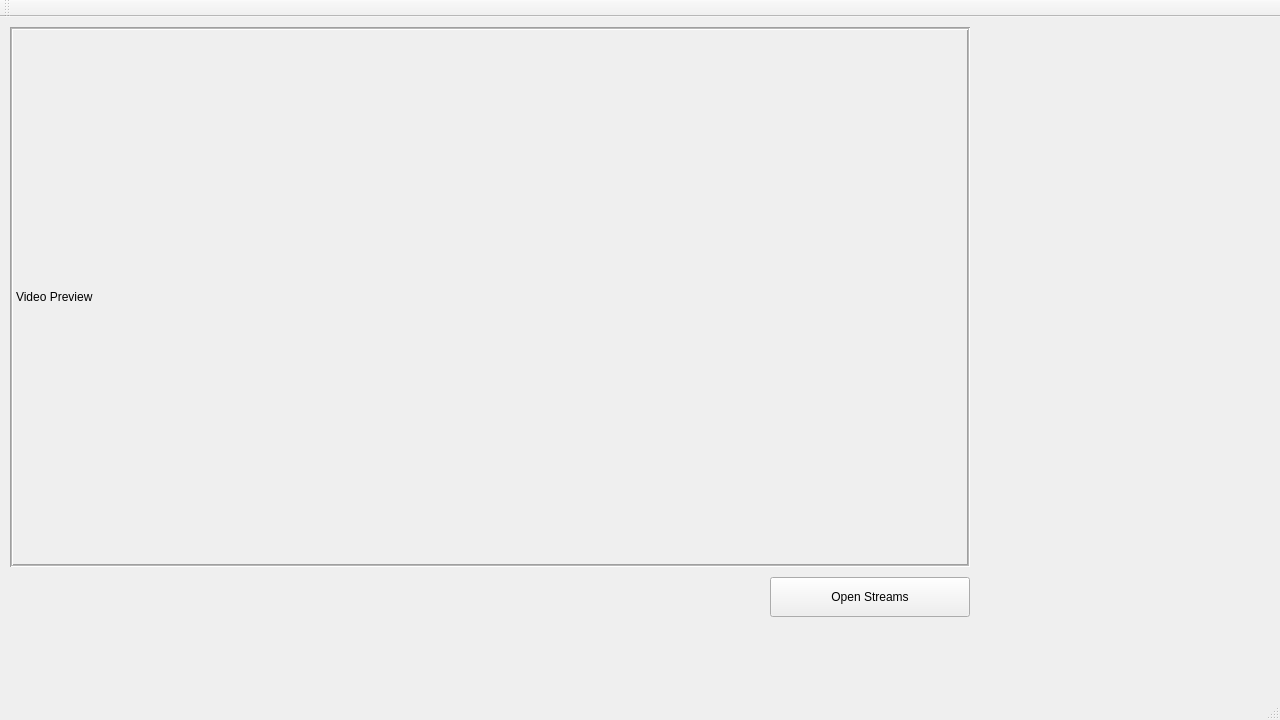
<?xml version="1.0" encoding="UTF-8"?>
<ui version="4.0">
 <class>MainWindow</class>
 <widget class="QMainWindow" name="MainWindow">
  <property name="geometry">
   <rect>
    <x>0</x>
    <y>0</y>
    <width>1280</width>
    <height>720</height>
   </rect>
  </property>
  <property name="windowTitle">
   <string>MainWindow</string>
  </property>
  <widget class="QWidget" name="centralWidget">
   <widget class="QPushButton" name="pushButton">
    <property name="geometry">
     <rect>
      <x>770</x>
      <y>560</y>
      <width>200</width>
      <height>40</height>
     </rect>
    </property>
    <property name="text">
     <string>Open Streams</string>
    </property>
    <property name="checkable">
     <bool>true</bool>
    </property>
   </widget>
   <widget class="QLabel" name="videoPreview">
    <property name="geometry">
     <rect>
      <x>10</x>
      <y>10</y>
      <width>960</width>
      <height>540</height>
     </rect>
    </property>
    <property name="frameShape">
     <enum>QFrame::Box</enum>
    </property>
    <property name="frameShadow">
     <enum>QFrame::Sunken</enum>
    </property>
    <property name="midLineWidth">
     <number>1</number>
    </property>
    <property name="text">
     <string>Video Preview</string>
    </property>
   </widget>
  </widget>
  <widget class="QMenuBar" name="menuBar">
   <property name="geometry">
    <rect>
     <x>0</x>
     <y>0</y>
     <width>1280</width>
     <height>22</height>
    </rect>
   </property>
  </widget>
  <widget class="QToolBar" name="mainToolBar">
   <attribute name="toolBarArea">
    <enum>TopToolBarArea</enum>
   </attribute>
   <attribute name="toolBarBreak">
    <bool>false</bool>
   </attribute>
  </widget>
  <widget class="QStatusBar" name="statusBar"/>
 </widget>
 <layoutdefault spacing="6" margin="11"/>
 <resources/>
 <connections/>
</ui>
